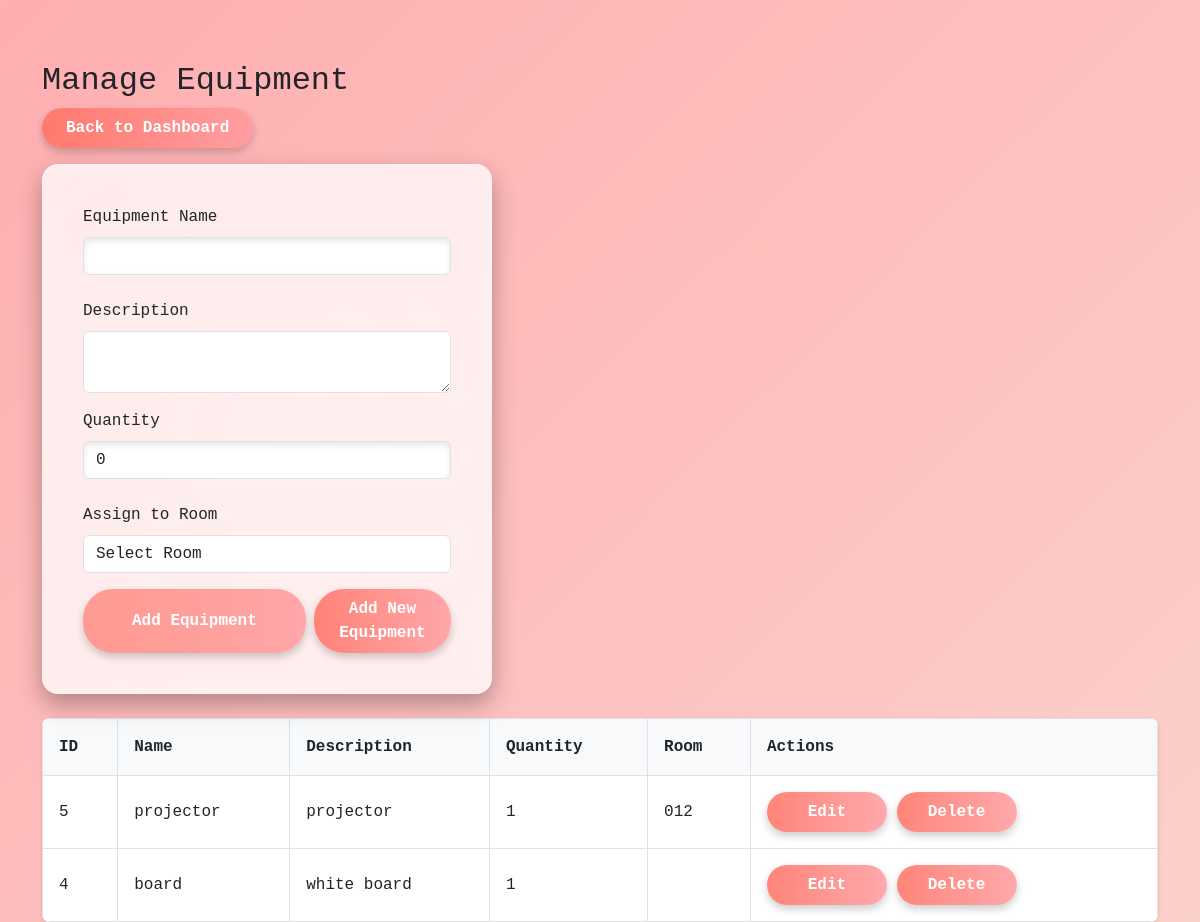
Page /equipment.php (signed in) on the committed database.
### tables this page shows
CREATE TABLE `equipment` (
  `id` int(20) NOT NULL,
  `name` varchar(255) NOT NULL,
  `quantity` int(50) NOT NULL,
  `description` text NOT NULL
);

CREATE TABLE `rooms` (
  `id` int(11) NOT NULL,
  `name` varchar(255) NOT NULL,
  `capacity` int(11) NOT NULL,
  `description` text NOT NULL,
  `is_available` tinyint(1) DEFAULT 1
);

### equipment.php (the view, shortened to what this page needs)
<?php
include 'connection.php';
try {
    $equipment = $db->query("
        SELECT e.*, r.id as room_id
        FROM equipment e
        LEFT JOIN room_equipment re ON e.id = re.equipment_id
        LEFT JOIN rooms r ON re.room_id = r.id
        ORDER BY e.id DESC
    ")->fetchAll(PDO::FETCH_ASSOC);
} catch (Exception $e) {
    $error = 'Error fetching equipment: ' . $e->getMessage();
    $equipment = [];
}
try {
    $rooms = $db->query("SELECT id, name FROM rooms")->fetchAll(PDO::FETCH_ASSOC);
} catch (Exception $e) {
    $error = 'Error fetching rooms: ' . $e->getMessage();
    $rooms = [];
}
$editItem = null;
?>
<!DOCTYPE html>
<html lang="en">
<head>
    <link href="https://cdn.jsdelivr.net/npm/bootstrap@5.3.0-alpha1/dist/css/bootstrap.min.css" rel="stylesheet">
    <link rel="stylesheet" href="style.css">
</head>
<body>
    <div class="container mt-4">
        <h2 class="font">Manage Equipment</h2>
        <a href="dashboard.php" class="btn btn-secondary mb-3">Back to Dashboard</a>
        <form method="POST" class="mb-4">
            <div class="mb-3">
                <label for="name" class="form-label">Equipment Name</label>
                <input type="text" class="form-control" id="name" name="name" value="<?php echo htmlspecialchars($editItem['name'] ?? ''); ?>" required>
            </div>
            <div class="mb-3">
                <label for="description" class="form-label">Description</label>
                <textarea class="form-control" id="description" name="description" required><?php echo htmlspecialchars($editItem['description'] ?? ''); ?></textarea>
            </div>
            <div class="mb-3">
                <label for="quantity" class="form-label">Quantity</label>
                <input type="number" class="form-control" id="quantity" name="quantity" min="0" value="<?php echo htmlspecialchars($editItem['quantity'] ?? '0'); ?>" required>
            </div>
            <div class="mb-3">
                <label for="room_id" class="form-label">Assign to Room</label>
                <select class="form-control" id="room_id" name="room_id" required>
                    <option value="">Select Room</option>
                </select>
            </div>
            <div class="d-flex gap-2">
                <button type="submit" class="btn btn-primary"><?php echo $editItem ? 'Update Equipment' : 'Add Equipment'; ?></button>
                <a href="?" class="btn btn-secondary">Add New Equipment</a>
            </div>
        </form>
        <table class="table table-bordered">
            <thead>
                <tr>
                    <th>ID</th>
                    <th>Name</th>
                    <th>Description</th>
                    <th>Quantity</th>
                    <th>Room</th>
                    <th>Actions</th>
                </tr>
            </thead>
            <tbody>
                <?php foreach ($equipment as $item): ?>
                <tr>
                    <td><?php echo htmlspecialchars($item['id']); ?></td>
                    <td><?php echo htmlspecialchars($item['name']); ?></td>
                    <td><?php echo htmlspecialchars($item['description']); ?></td>
                    <td><?php echo htmlspecialchars($item['quantity']); ?></td>
                    <td>
                        <?php
                        foreach ($rooms as $room) {
                            if ($room['id'] == $item['room_id']) {
                                echo htmlspecialchars($room['name']);
                                break;
                            }
                        }
                        ?>
                    </td>
                    <td>
                        <a href="?edit_id=<?php echo $item['id']; ?>" class="btn btn-sm btn-warning">Edit</a>
                        <a href="?delete_id=<?php echo $item['id']; ?>" class="btn btn-sm btn-danger" onclick="return confirm('Are you sure you want to delete this item?')">Delete</a>
                    </td>
                </tr>
                <?php endforeach; ?>
            </tbody>
        </table>
    </div>
</body>
</html>

### style.css (style rules this page uses)
body { font-family: 'Poppins', sans-serif; background: linear-gradient(135deg, rgba(255, 154, 158, 0.8), rgba(250, 208, 196, 0.8), rgba(251, 194, 235, 0.8), rgba(161, 140, 209, 0.8)); background-size: 400% 400%; animation: gradientBackground 10s ease infinite; display: flex; justify-content: center; align-items: center; height: 100vh; margin: 0; overflow: hidden; padding-top: 50px !important; }
form { background: rgba(255, 255, 255, 0.75); padding: 2.5rem; border-radius: 16px; box-shadow: 0 10px 25px rgba(0, 0, 0, 0.3); width: 100%; max-width: 450px; backdrop-filter: blur(12px) saturate(180%); border: 1px solid rgba(255, 255, 255, 0.3); position: relative; overflow: hidden; }
form::before { content: ''; position: absolute; top: -50%; left: -50%; width: 200%; height: 200%; background: radial-gradient(circle at 50% 50%, rgba(255, 255, 255, 0.4), rgba(255, 255, 255, 0)); opacity: 0.5; animation: pulseEffect 6s infinite ease-in-out; z-index: -1; }
input { width: 100%; padding: 0.85rem; margin-bottom: 1.5rem; border: 1px solid rgba(200, 200, 200, 0.6); border-radius: 8px; background: rgba(255, 255, 255, 0.9); transition: all 0.3s ease; font-size: 1rem; box-shadow: inset 0 3px 6px rgba(0, 0, 0, 0.1); animation: fadeInInput 2s ease-in-out; }
button { width: 100%; padding: 1rem; border: none; border-radius: 30px; background: linear-gradient(90deg, rgba(255, 111, 97, 0.85), rgba(255, 154, 158, 0.85)); color: white; font-size: 1.1rem; font-weight: 600; cursor: pointer; transition: all 0.3s ease-in-out; box-shadow: 0 4px 8px rgba(0, 0, 0, 0.2); position: relative; overflow: hidden; }
button::after { content: ''; position: absolute; top: 0; left: -100%; width: 200%; height: 100%; background: linear-gradient(90deg, rgba(255, 255, 255, 0.4), rgba(255, 255, 255, 0)); transition: all 0.5s ease; z-index: 1; }
button::before { content: ''; position: absolute; top: 50%; left: 50%; width: 0; height: 0; background: rgba(255, 255, 255, 0.2); border-radius: 50%; transform: translate(-50%, -50%); opacity: 0; pointer-events: none; z-index: 0; transition: width 0.4s ease, height 0.4s ease, opacity 0.4s ease; }
form { animation: slideInForm 1s ease-in-out forwards; }
label, input, button { opacity: 100; animation: slideInBars 1.5s ease-in-out forwards; }
button { animation-delay: 0.9s; }
.font { font-family: 'Courier New', Courier, monospace; }
.table { margin-bottom: 0; background: rgba(255, 255, 255, 0.8); }
.table th { background: rgba(255, 111, 97, 0.1); padding: 1rem; font-weight: 600; font-family: 'Courier New', Courier, monospace; }
.table td { padding: 1rem; vertical-align: middle; }
.table { background: white; border-radius: 8px; overflow: hidden; box-shadow: 0 2px 4px rgba(0, 0, 0, 0.1); }
.table th { background: #f8f9fa; font-weight: 600; font-family: 'Courier New', Courier, monospace; }
.table td, .table th { padding: 1rem; vertical-align: middle; }

### equipment.php (style rules this page uses)
body { padding-top: 20px; height: 100vh; overflow-y: auto; font-family: 'Courier New', Courier, monospace; }
.container { max-height: 100%; padding-bottom: 20px; }
.btn { padding: 0.5rem 1.5rem; border: none; border-radius: 30px; background: linear-gradient(90deg, rgba(255, 111, 97, 0.85), rgba(255, 154, 158, 0.85)); color: white; font-size: 1rem; font-weight: 600; cursor: pointer; transition: all 0.3s ease-in-out; box-shadow: 0 4px 8px rgba(0, 0, 0, 0.2); min-width: 120px; }

### rows in the picture
equipment: id "5", name "projector", description "projector", quantity "1"
rooms: name "012"
equipment: id "4", name "board", description "white board", quantity "1"
